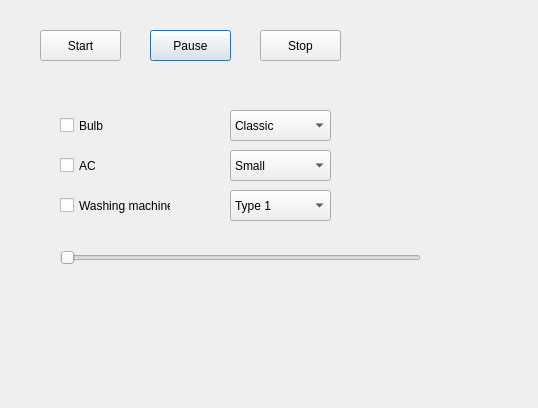
<?xml version="1.0" encoding="UTF-8"?>
<ui version="4.0">
 <class>Dialog</class>
 <widget class="QDialog" name="Dialog">
  <property name="geometry">
   <rect>
    <x>0</x>
    <y>0</y>
    <width>538</width>
    <height>408</height>
   </rect>
  </property>
  <property name="windowTitle">
   <string>Dialog</string>
  </property>
  <widget class="QPushButton" name="pushButton_2">
   <property name="geometry">
    <rect>
     <x>150</x>
     <y>30</y>
     <width>81</width>
     <height>31</height>
    </rect>
   </property>
   <property name="styleSheet">
    <string notr="true">bacground-color : red;</string>
   </property>
   <property name="text">
    <string>Pause</string>
   </property>
  </widget>
  <widget class="QPushButton" name="pushButton_3">
   <property name="geometry">
    <rect>
     <x>260</x>
     <y>30</y>
     <width>81</width>
     <height>31</height>
    </rect>
   </property>
   <property name="styleSheet">
    <string notr="true">bacground-color : red;</string>
   </property>
   <property name="text">
    <string>Stop</string>
   </property>
  </widget>
  <widget class="QPushButton" name="pushButton_4">
   <property name="geometry">
    <rect>
     <x>40</x>
     <y>30</y>
     <width>81</width>
     <height>31</height>
    </rect>
   </property>
   <property name="styleSheet">
    <string notr="true">bacground-color : red;</string>
   </property>
   <property name="text">
    <string>Start</string>
   </property>
  </widget>
  <widget class="QSlider" name="horizontalSlider">
   <property name="geometry">
    <rect>
     <x>60</x>
     <y>250</y>
     <width>361</width>
     <height>16</height>
    </rect>
   </property>
   <property name="maximum">
    <number>20000</number>
   </property>
   <property name="singleStep">
    <number>100</number>
   </property>
   <property name="orientation">
    <enum>Qt::Horizontal</enum>
   </property>
  </widget>
  <widget class="QComboBox" name="comboBox">
   <property name="geometry">
    <rect>
     <x>230</x>
     <y>110</y>
     <width>101</width>
     <height>31</height>
    </rect>
   </property>
   <item>
    <property name="text">
     <string>Classic</string>
    </property>
   </item>
   <item>
    <property name="text">
     <string>Halogen</string>
    </property>
   </item>
   <item>
    <property name="text">
     <string>Led</string>
    </property>
   </item>
   <item>
    <property name="text">
     <string>New Item</string>
    </property>
   </item>
   <item>
    <property name="text">
     <string>Energy saving</string>
    </property>
   </item>
  </widget>
  <widget class="QCheckBox" name="checkBox">
   <property name="geometry">
    <rect>
     <x>60</x>
     <y>110</y>
     <width>71</width>
     <height>31</height>
    </rect>
   </property>
   <property name="text">
    <string>Bulb</string>
   </property>
  </widget>
  <widget class="QCheckBox" name="checkBox_2">
   <property name="geometry">
    <rect>
     <x>60</x>
     <y>150</y>
     <width>71</width>
     <height>31</height>
    </rect>
   </property>
   <property name="text">
    <string>AC</string>
   </property>
  </widget>
  <widget class="QCheckBox" name="checkBox_3">
   <property name="geometry">
    <rect>
     <x>60</x>
     <y>180</y>
     <width>111</width>
     <height>51</height>
    </rect>
   </property>
   <property name="text">
    <string>Washing machine</string>
   </property>
  </widget>
  <widget class="QComboBox" name="comboBox_2">
   <property name="geometry">
    <rect>
     <x>230</x>
     <y>150</y>
     <width>101</width>
     <height>31</height>
    </rect>
   </property>
   <item>
    <property name="text">
     <string>Small</string>
    </property>
   </item>
   <item>
    <property name="text">
     <string>Medium</string>
    </property>
   </item>
   <item>
    <property name="text">
     <string>Big</string>
    </property>
   </item>
  </widget>
  <widget class="QComboBox" name="comboBox_3">
   <property name="geometry">
    <rect>
     <x>230</x>
     <y>190</y>
     <width>101</width>
     <height>31</height>
    </rect>
   </property>
   <item>
    <property name="text">
     <string>Type 1</string>
    </property>
   </item>
   <item>
    <property name="text">
     <string>Type 2</string>
    </property>
   </item>
  </widget>
 </widget>
 <resources/>
 <connections/>
</ui>
